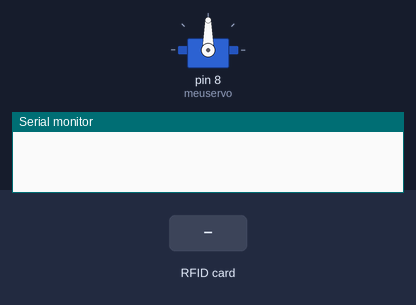
Simulated run of this sketch. Board: Arduino Uno, built with avr-gcc and run on an emulated ATmega328P. Shown: servo, the last lines printed to the serial monitor. Inputs (shaded band) come from the test bench.

Above: at 1.2 s.
1.3 s: RFID card 75 47 2C 77 held to the reader
2.8 s: RFID card 54 BD F8 65 held to the reader
At 4.0 s:
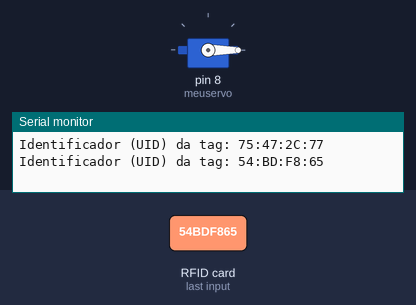
4.3 s: RFID card 5E 7A 19 C4 held to the reader
At 4.8 s:
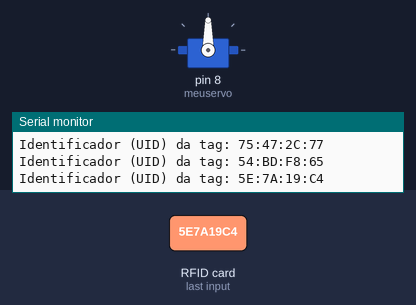
Timing chart, 0 to 7.3 s (numbered marks = the images above; inputs shaded):
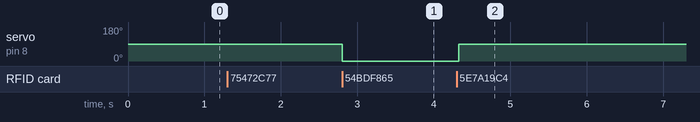

The sketch:

Rfid.ino
```cpp
#include <SPI.h> //INCLUSÃO DE BIBLIOTECA
#include <MFRC522.h> //INCLUSÃO DE BIBLIOTECA
#include "Servo.h" // Inclui a Biblioteca Servo.h

#define SS_PIN 10 //PINO SDA
#define RST_PIN 9 //PINO DE RESET

Servo meuservo; // Cria o objeto servo para programação
int angulo = 0; // Ajusta o ângulo inicial do Servo

MFRC522 rfid(SS_PIN, RST_PIN); //PASSAGEM DE PARÂMETROS REFERENTE AOS PINOS

void setup() {
  Serial.begin(9600); //INICIALIZA A SERIAL
  SPI.begin(); //INICIALIZA O BARRAMENTO SPI
  rfid.PCD_Init(); //INICIALIZA MFRC522
  meuservo.attach(8); // Declara o pino do servo
}

void loop() {
  if (!rfid.PICC_IsNewCardPresent() || !rfid.PICC_ReadCardSerial()) //VERIFICA SE O CARTÃO PRESENTE NO LEITOR É DIFERENTE DO ÚLTIMO CARTÃO LIDO. CASO NÃO SEJA, FAZ
    return; //RETORNA PARA LER NOVAMENTE

  /***INICIO BLOCO DE CÓDIGO RESPONSÁVEL POR GERAR A TAG RFID LIDA***/
  String strID = "";
  for (byte i = 0; i < 4; i++) {
    strID +=
    (rfid.uid.uidByte[i] < 0x10 ? "0" : "") +
    String(rfid.uid.uidByte[i], HEX) +
    (i!=3 ? ":" : "");
  }
  strID.toUpperCase();
  /***FIM DO BLOCO DE CÓDIGO RESPONSÁVEL POR GERAR A TAG RFID LIDA***/

if (strID == "75:47:2C:77" || "54:BD:F8:65"){
  if (angulo == 0){
    angulo = 90;
  }else{angulo = 0;}

  meuservo.write(angulo); // Comando para angulo específico
  delay(15);
  }

  Serial.print("Identificador (UID) da tag: "); //IMPRIME O TEXTO NA SERIAL
  Serial.println(strID); //IMPRIME NA SERIAL O UID DA TAG RFID

  rfid.PICC_HaltA(); //PARADA DA LEITURA DO CARTÃO
  rfid.PCD_StopCrypto1(); //PARADA DA CRIPTOGRAFIA NO PCD
}
```

Measured:
- after the input at 2.8 s, servo on pin 8 (meuservo): 90° → 0° at once
- after the input at 4.3 s, servo on pin 8 (meuservo): 0° → 90° at once
